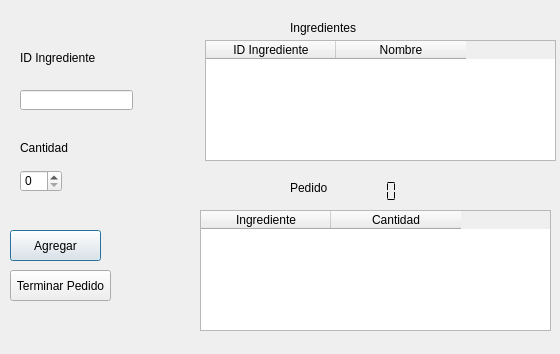
<?xml version="1.0" encoding="UTF-8"?>
<ui version="4.0">
 <class>Ingredientes</class>
 <widget class="QDialog" name="Ingredientes">
  <property name="geometry">
   <rect>
    <x>0</x>
    <y>0</y>
    <width>560</width>
    <height>354</height>
   </rect>
  </property>
  <property name="windowTitle">
   <string>Ingredientes</string>
  </property>
  <widget class="QLineEdit" name="id_ingP">
   <property name="geometry">
    <rect>
     <x>20</x>
     <y>90</y>
     <width>113</width>
     <height>20</height>
    </rect>
   </property>
  </widget>
  <widget class="QSpinBox" name="cant_ing_2">
   <property name="geometry">
    <rect>
     <x>20</x>
     <y>170</y>
     <width>42</width>
     <height>22</height>
    </rect>
   </property>
  </widget>
  <widget class="QLCDNumber" name="lcdNumber">
   <property name="geometry">
    <rect>
     <x>340</x>
     <y>180</y>
     <width>64</width>
     <height>23</height>
    </rect>
   </property>
   <property name="frameShape">
    <enum>QFrame::NoFrame</enum>
   </property>
   <property name="frameShadow">
    <enum>QFrame::Plain</enum>
   </property>
   <property name="segmentStyle">
    <enum>QLCDNumber::Flat</enum>
   </property>
  </widget>
  <widget class="QLabel" name="label_43">
   <property name="geometry">
    <rect>
     <x>20</x>
     <y>50</y>
     <width>81</width>
     <height>16</height>
    </rect>
   </property>
   <property name="text">
    <string>ID Ingrediente</string>
   </property>
  </widget>
  <widget class="QLabel" name="label_44">
   <property name="geometry">
    <rect>
     <x>20</x>
     <y>140</y>
     <width>111</width>
     <height>16</height>
    </rect>
   </property>
   <property name="text">
    <string>Cantidad </string>
   </property>
  </widget>
  <widget class="QPushButton" name="pushButton">
   <property name="geometry">
    <rect>
     <x>10</x>
     <y>230</y>
     <width>91</width>
     <height>31</height>
    </rect>
   </property>
   <property name="text">
    <string>Agregar</string>
   </property>
  </widget>
  <widget class="QPushButton" name="terminar_P">
   <property name="geometry">
    <rect>
     <x>10</x>
     <y>270</y>
     <width>101</width>
     <height>31</height>
    </rect>
   </property>
   <property name="text">
    <string>Terminar Pedido</string>
   </property>
  </widget>
  <widget class="QTableWidget" name="detalle_Ingre">
   <property name="geometry">
    <rect>
     <x>205</x>
     <y>40</y>
     <width>351</width>
     <height>121</height>
    </rect>
   </property>
   <attribute name="horizontalHeaderDefaultSectionSize">
    <number>130</number>
   </attribute>
   <column>
    <property name="text">
     <string>ID Ingrediente</string>
    </property>
   </column>
   <column>
    <property name="text">
     <string>Nombre</string>
    </property>
   </column>
  </widget>
  <widget class="QLabel" name="label">
   <property name="geometry">
    <rect>
     <x>290</x>
     <y>20</y>
     <width>71</width>
     <height>16</height>
    </rect>
   </property>
   <property name="text">
    <string>Ingredientes</string>
   </property>
  </widget>
  <widget class="QLabel" name="label_2">
   <property name="geometry">
    <rect>
     <x>290</x>
     <y>180</y>
     <width>71</width>
     <height>16</height>
    </rect>
   </property>
   <property name="text">
    <string>Pedido</string>
   </property>
  </widget>
  <widget class="QTableWidget" name="Detalle_Pedido">
   <property name="geometry">
    <rect>
     <x>200</x>
     <y>210</y>
     <width>351</width>
     <height>121</height>
    </rect>
   </property>
   <attribute name="horizontalHeaderDefaultSectionSize">
    <number>130</number>
   </attribute>
   <column>
    <property name="text">
     <string>Ingrediente</string>
    </property>
   </column>
   <column>
    <property name="text">
     <string>Cantidad</string>
    </property>
   </column>
  </widget>
 </widget>
 <resources/>
 <connections/>
</ui>
